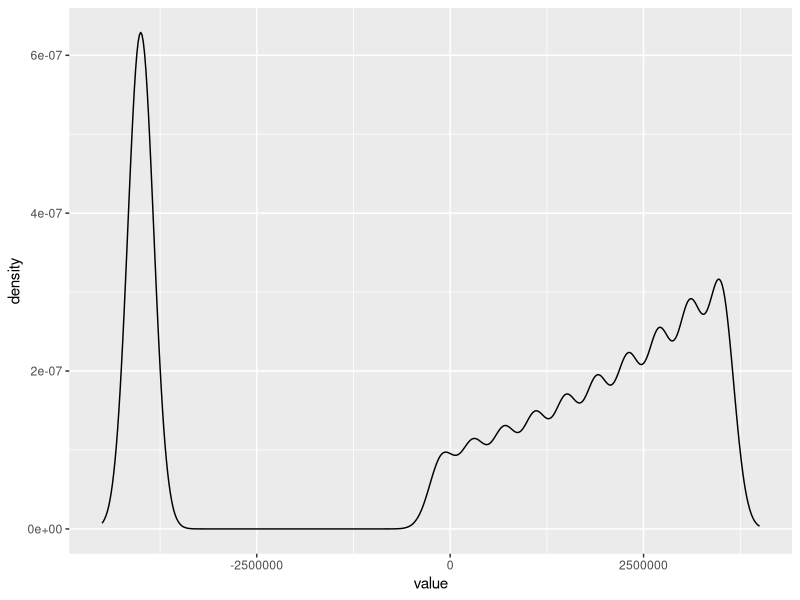
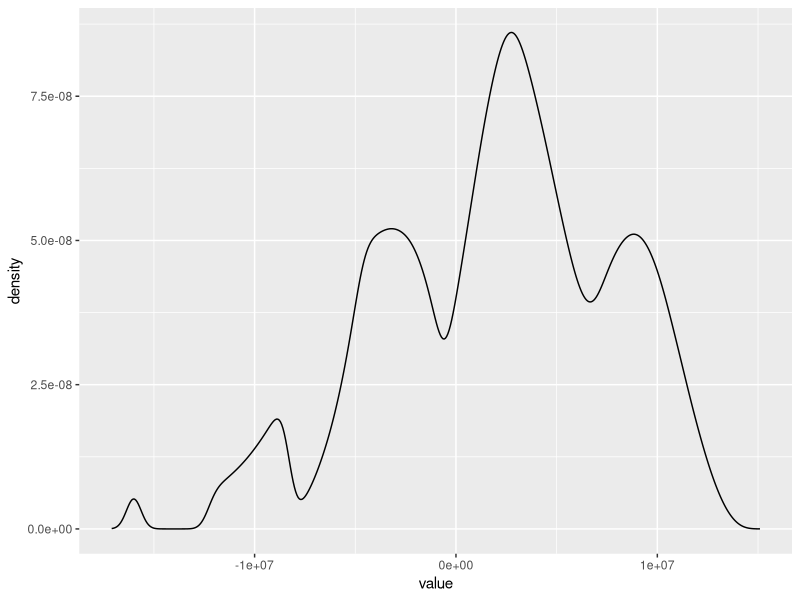

These charts were generated, in order, by the following R code:
## ---- chunk 1
options(gsubfn.engine = "R")
library('sqldf')
library('ggplot2')

# simulate playing a casino up to 10 times or stopping at first win-streak of length 3 (8=2^3)
pWin=1/8
vWin = 3500000
vLoss =-400000

d <- c()
pStage <- 1
cumulative <- 0
i <- 1
while(i<=10) {
  pWi <- pStage*pWin
  di <- data.frame(key=paste('s',i,'win'),
                   prob=pWi,
                   value=vWin+cumulative)
  d <- rbind(d,di)
  cumulative <- cumulative + vLoss
  pStage <- (1-pWin)*pStage
  i <- i+1
}
di <- data.frame(key=paste('s',i-1,'loss'),
                 prob=pStage,
                 value=cumulative)
d <- rbind(d,di)
d$expectedImpact <- d$prob*d$value

dens <- density(d$value,weights=d$prob,adjust=0.2)

# plot(dens)
# fails

ggplot(aes(x=value,y=density),data=data.frame(value=dens$x,density=dens$y)) + geom_line()

print(d)
print(sum(d$prob))
print(sum(d$prob[d$value>=0]))
print(sum(d$prob*d$value))
dPlus <- d[d$value>=0,]
print(sum(dPlus$prob*dPlus$value)/sum(dPlus$prob))
xm <- sum(d$value*d$prob)/sum(d$prob)
var <- sum(d$prob*(d$value-xm)^2)/sum(d$prob)
sd <- sqrt(var)
SharpeRatio <- xm/sd
print(SharpeRatio)


#' @param d1 data frame with columns value, prob (prob non-negative, sums to 1 or less), and optional nwin
#' @param d2 data frame with columns value, prob (prob non-negative, sums to 1 or less), and optional nwin
#' @return data frame with columns value and prob (prob non-negative, sums to 1) representing the probility any of sum of d1.value+d2.value would be seen when one event is draw from the first frame (with probability d1.prob) and another event is draw from the second frame (with probability d2.prob).  This is commonly called a convolution of discrete probability distributions.
convoluteDist <- function(d1,d2) {
  if(!('nwin' %in% colnames(d1))) {
    d1$nwin <- ifelse(d1$value>0,1,0)
  }
  if(!('nwin' %in% colnames(d2))) {
    d2$nwin <- ifelse(d2$value>0,1,0)
  }
  sqldf('SELECT
           d1.nwin + d2.nwin as nwin,
           d1.value + d2.value as value,
           SUM(d1.prob * d2.prob) as prob
        FROM
           d1
        JOIN
           d2
        WHERE
           d1.prob>0 AND d2.prob>0
        GROUP BY
           d1.nwin + d2.nwin,
           d1.value + d2.value
        ORDER BY
           d1.value + d2.value,
           d1.nwin + d2.nwin')
}

#' @param d data frame with columns value and prob (prob non-negative, sums to 1)
#' @param k integer >0
#' @return d convoluted with itself k times.  repersents the distibutions of outcomes of sums of k-events
convK <- function(d,k) {
  d2 <- d
  for(i in seq_len(k-1)) {
    d2 <- convoluteDist(d,d2)
  }
  d2
}


# simulate playing at 4 casinos
dK <- convK(d,4)


# report
dens <- density(dK$value,weights=dK$prob,adjust=0.2)
ggplot(aes(x=value,y=density),data=data.frame(value=dens$x,density=dens$y)) + geom_line()

print(sum(dK$prob))
print(sum(dK$prob[dK$value>=0]))
print(sum(dK$prob*dK$value))
xm <- sum(dK$value*dK$prob)/sum(dK$prob)
var <- sum(dK$prob*(dK$value-xm)^2)/sum(dK$prob)
sd <- sqrt(var)
SharpeRatio <- xm/sd
print(SharpeRatio)

# see what we know condition on winning exactly 3 times out of 4 casinos
d3 <- dK[dK$nwin==3,]
print(sum(d3$prob))
print(sum(d3$prob*d3$value)/sum(d3$prob))
